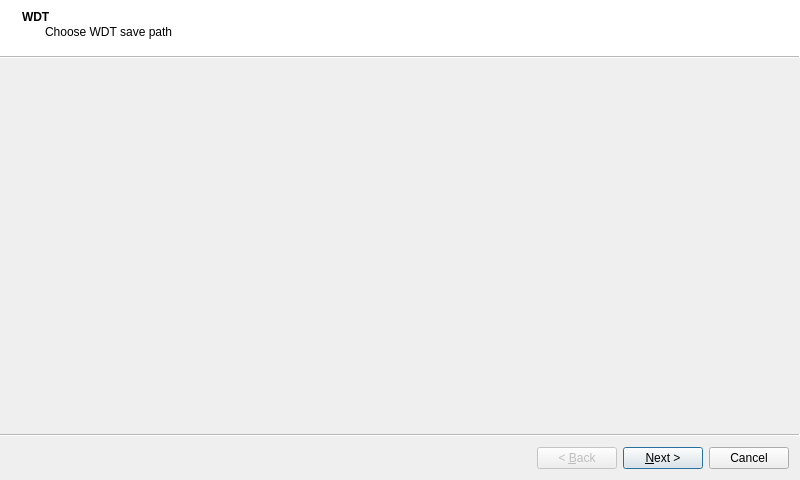
<?xml version="1.0" encoding="UTF-8"?>
<ui version="4.0">
 <class>WdtWizard</class>
 <widget class="QWizard" name="WdtWizard">
  <property name="geometry">
   <rect>
    <x>0</x>
    <y>0</y>
    <width>800</width>
    <height>480</height>
   </rect>
  </property>
  <property name="windowTitle">
   <string>Create a new Map</string>
  </property>
  <property name="modal">
   <bool>false</bool>
  </property>
  <property name="wizardStyle">
   <enum>QWizard::AeroStyle</enum>
  </property>
  <property name="options">
   <set>QWizard::HelpButtonOnRight</set>
  </property>
  <widget class="WdtWizardPage1" name="page1">
   <property name="title">
    <string>WDT</string>
   </property>
   <property name="subTitle">
    <string>Choose WDT save path</string>
   </property>
   <attribute name="pageId">
    <string notr="true">0</string>
   </attribute>
  </widget>
  <widget class="WdtWizardPage2" name="page2">
   <property name="title">
    <string>WDT</string>
   </property>
   <property name="subTitle">
    <string>Choose map size</string>
   </property>
   <attribute name="pageId">
    <string notr="true">1</string>
   </attribute>
  </widget>
 </widget>
 <customwidgets>
  <customwidget>
   <class>WdtWizardPage1</class>
   <extends>QWizardPage</extends>
   <header>WdtWizardPage1.h</header>
   <container>1</container>
  </customwidget>
  <customwidget>
   <class>WdtWizardPage2</class>
   <extends>QWizardPage</extends>
   <header>WdtWizardPage2.h</header>
   <container>1</container>
  </customwidget>
 </customwidgets>
 <resources/>
 <connections/>
</ui>
